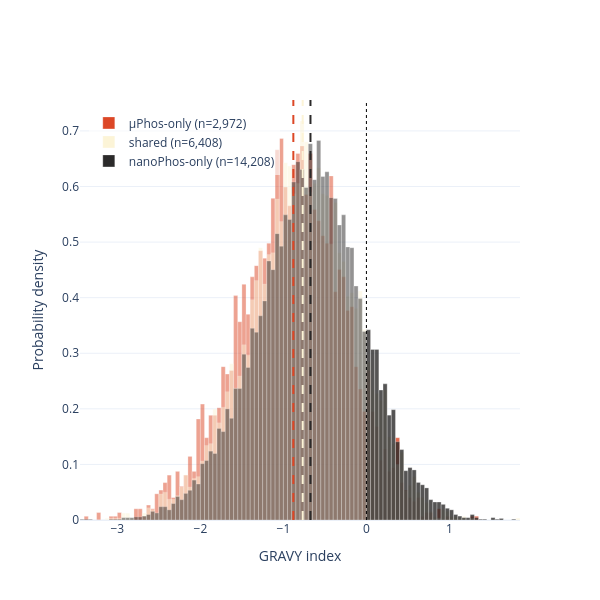

Notebook code for this chart:
### Code cell
# Supplementary Figure 1D — plot: GRAVY distribution of the three peptide pools.
import plotly.graph_objects as go

fr_nano  = float((g_nano_only  > 0).mean()); n_nano  = len(g_nano_only)
fr_shar  = float((g_shared     > 0).mean()); n_shar  = len(g_shared)
fr_uphos = float((g_uphos_only > 0).mean()); n_uphos = len(g_uphos_only)
med_nano, med_shar, med_uphos = np.median(g_nano_only), np.median(g_shared), np.median(g_uphos_only)

UPHOS_C, NANO_C, SHARE_C = '#dc4726', '#2b2a2a', '#fcf4d7'
OP_BELOW, OP_ABOVE, BIN = 0.5, 0.8, 0.05

all_g   = np.concatenate([g_uphos_only, g_shared, g_nano_only])
edges   = np.arange(np.floor(all_g.min() / BIN) * BIN, np.ceil(all_g.max() / BIN) * BIN + BIN, BIN)
centers = (edges[:-1] + edges[1:]) / 2
opac    = np.where(centers > 0, OP_ABOVE, OP_BELOW)   # dim the GRAVY<0 tail
def _density(g):
    c, _ = np.histogram(g, bins=edges)
    return c / (c.sum() * BIN)

fig = go.Figure()
for d, name, color in [(_density(g_uphos_only), f"µPhos-only (n={n_uphos:,})",   UPHOS_C),
                       (_density(g_shared),      f"shared (n={n_shar:,})",            SHARE_C),
                       (_density(g_nano_only),   f"nanoPhos-only (n={n_nano:,})",     NANO_C)]:
    fig.add_trace(go.Bar(x=centers, y=d, name=name, width=BIN,
                         marker=dict(color=color, opacity=opac,
                                     line=dict(color='white', width=0.3))))
for x, c in [(med_uphos, UPHOS_C), (med_shar, SHARE_C), (med_nano, NANO_C)]:
    fig.add_vline(x=x, line=dict(color=c, dash='dash', width=2))
fig.add_vline(x=0, line=dict(color='black', dash='dot', width=1))

ann = (f"<b>GRAVY &gt; 0 fraction</b><br>µPhos-only: {100*fr_uphos:.1f}%<br>"
       f"shared: {100*fr_shar:.1f}%<br>nanoPhos-only: {100*fr_nano:.1f}%<br><br>"
       f"Fisher (nanoPhos-only vs µPhos-only):<br>OR = {or_:.2f}, p = {p_one:.1e}")
fig.update_layout(barmode='overlay', xaxis_title='GRAVY index',
                  yaxis_title='Probability density', template='plotly_white',
                  width=600, height=600,
                  legend=dict(yanchor='top', y=0.98, xanchor='left', x=0.02,
                              bgcolor='rgba(255,255,255,0.6)'))
fig.show()
# fig.write_image(r'figures/suppl_figure1d.pdf', height=600, width=600)
